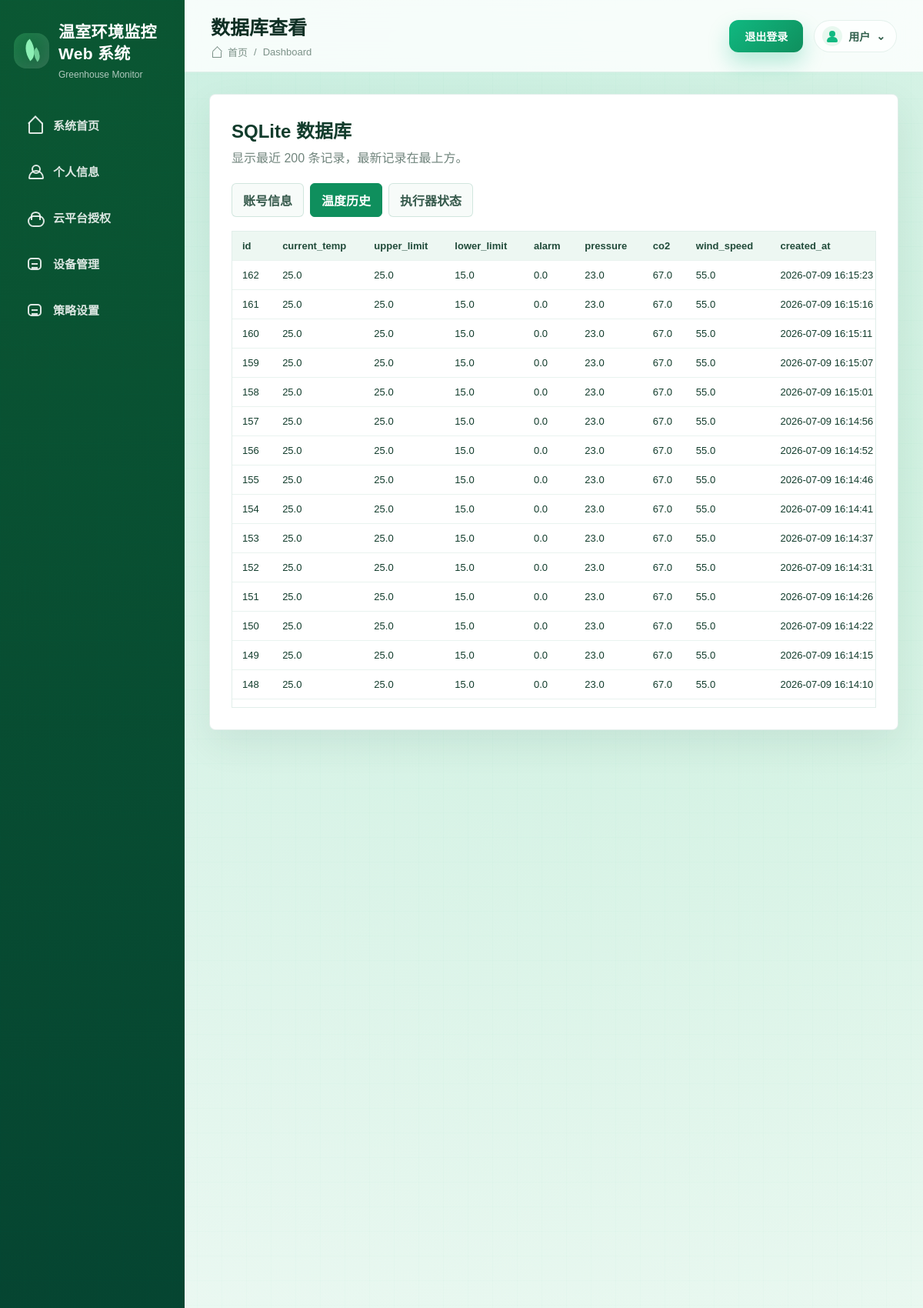
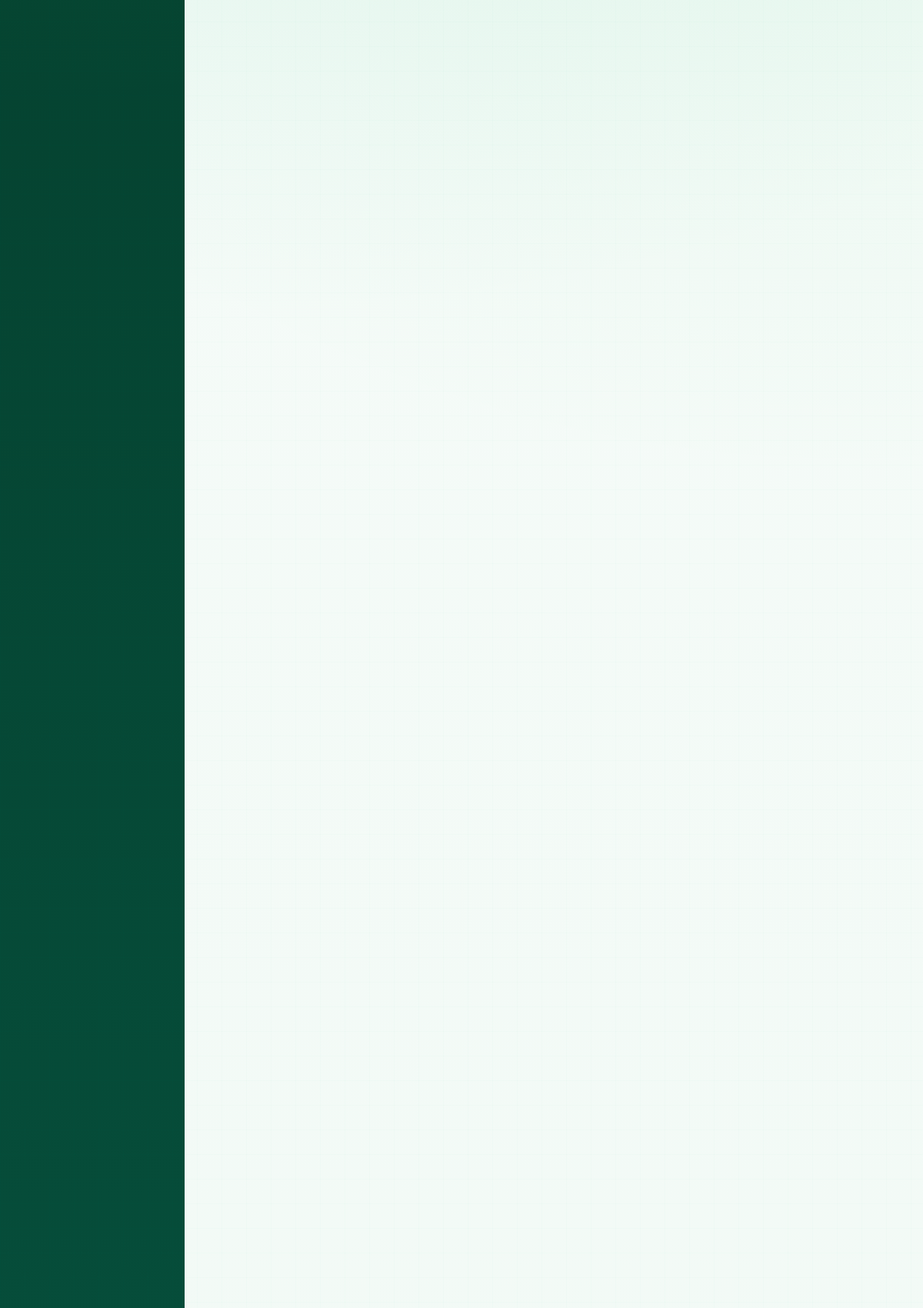
Screenshot of /database (signed in, upper part) with the database file from the repository (2 pictures, top to bottom).
### tables this page shows
CREATE TABLE temperature_records (
                id INTEGER PRIMARY KEY AUTOINCREMENT,
                current_temp REAL,
                upper_limit REAL,
                lower_limit REAL,
                alarm REAL,
                pressure REAL,
                co2 REAL,
                wind_speed REAL,
                created_at TEXT NOT NULL
            );

### app.py (the view)
@app.route("/database")
def database_view():
    if not session.get("username"):
        return redirect(url_for("login"))
    allowed_tables = {
        "users": "账号信息",
        "temperature_records": "温度历史",
        "actuator_status": "执行器状态",
    }
    table = request.args.get("table", "temperature_records")
    if table not in allowed_tables:
        table = "temperature_records"
    with get_db() as conn:
        columns = [row["name"] for row in conn.execute(f"PRAGMA table_info({table})")]
        rows = conn.execute(f"SELECT * FROM {table} ORDER BY rowid DESC LIMIT 200").fetchall()
    return render_template(
        "database.html",
        tables=allowed_tables,
        active_table=table,
        columns=columns,
        rows=[dict(row) for row in rows],
    )

### app.py (called while the page is built)
def get_db():
    conn = sqlite3.connect(DB_PATH)
    conn.row_factory = sqlite3.Row
    return conn

@app.context_processor
def inject_current_user():
    username = session.get("username")
    return {"current_user": USERS.get(username) if username else None}

### templates/database.html (shortened to what this page needs)
{% extends "base.html" %}
{% block page_title %}数据库查看{% endblock %}
{% block content %}
<section class="database-page">
    <div class="database-head">
        <div>
            <h2>SQLite 数据库</h2>
            <p>显示最近 200 条记录，最新记录在最上方。</p>
        </div>
    </div>
    <nav class="database-tabs">
        {% for table, label in tables.items() %}
        <a
            class="database-tab {{ 'active' if table == active_table else '' }}"
            href="{{ url_for('database_view', table=table) }}"
        >{{ label }}</a>
        {% endfor %}
    </nav>
    <div class="database-table-wrap">
        {% if rows %}
        <table class="database-table">
            <thead>
                <tr>
                    {% for column in columns %}
                    <th>{{ column }}</th>
                    {% endfor %}
                </tr>
            </thead>
            <tbody>
                {% for row in rows %}
                <tr>
                    {% for column in columns %}
                    <td>{{ row[column] if row[column] is not none else '--' }}</td>
                    {% endfor %}
                </tr>
                {% endfor %}
            </tbody>
        </table>
        {% else %}
        <div class="database-empty">当前数据表暂无记录。</div>
        {% endif %}
    </div>
</section>
{% endblock %}

### templates/base.html (shortened to what this page needs)
<!DOCTYPE html>
<html lang="zh-CN">
<head>
</head>
<body>
    <div class="layout">
        <aside class="sidebar">
            <div class="logo-box">
                <div class="logo-icon"></div>
                <div>
                    <div class="logo-title">温室环境监控<br>Web 系统</div>
                    <div class="logo-subtitle">Greenhouse Monitor</div>
                </div>
            </div>
            <nav class="nav-menu">
                <a class="nav-item {{ 'active' if request.endpoint == 'home' else '' }}" href="{{ url_for('home') }}">
                    <span class="nav-icon nav-home"></span>
                    <span>系统首页</span>
                </a>
                <a class="nav-item {{ 'active' if request.endpoint == 'profile' else '' }}" href="{{ url_for('profile') }}">
                    <span class="nav-icon nav-user"></span>
                    <span>个人信息</span>
                </a>
                <a class="nav-item {{ 'active' if request.endpoint == 'cloud_login' else '' }}" href="{{ url_for('cloud_login') }}">
                    <span class="nav-icon nav-cloud"></span>
                    <span>云平台授权</span>
                </a>
                <a class="nav-item {{ 'active' if request.endpoint == 'hardware' else '' }}" href="{{ url_for('hardware') }}">
                    <span class="nav-icon nav-device"></span>
                    <span>设备管理</span>
                </a>
                <a class="nav-item {{ 'active' if request.endpoint == 'strategy' else '' }}" href="{{ url_for('strategy') }}">
                    <span class="nav-icon nav-device"></span>
                    <span>策略设置</span>
                </a>
            </nav>
        </aside>
        <main class="main">
            <header class="topbar">
                <div>
                    <h1>{% block page_title %}系统首页{% endblock %}</h1>
                    <div class="breadcrumb">
                        <span class="breadcrumb-home"></span>
                        <span>首页</span>
                        <span>/</span>
                        <span>Dashboard</span>
                    </div>
                </div>
                <div class="top-actions">
                    <a class="logout-btn" href="{{ url_for('logout') }}">退出登录</a>
                    <div class="user-pill">
                        <span class="user-dot"></span>
                        <span>{{ current_user.name if current_user else '用户' }}</span>
                        <span>⌄</span>
                    </div>
                </div>
            </header>
            <section class="content">
                {% block content %}{% endblock %}
            </section>
        </main>
    </div>
</body>
</html>

### templates/database.html (style rules this page uses)
.database-page { padding: 28px; background: #ffffff; border: 1px solid rgba(15, 118, 82, 0.12); border-radius: 8px; box-shadow: 0 18px 48px rgba(0, 70, 45, 0.08); }
.database-head { display: flex; align-items: center; justify-content: space-between; gap: 18px; margin-bottom: 22px; }
.database-head h2 { margin: 0 0 6px; color: #123c2c; font-size: 24px; }
.database-head p { margin: 0; color: #71857d; }
.database-tabs { display: flex; flex-wrap: wrap; gap: 8px; margin-bottom: 18px; }
.database-tab { padding: 9px 14px; border: 1px solid rgba(15, 118, 82, 0.16); border-radius: 6px; color: #365a4c; background: #f7fbf9; text-decoration: none; font-weight: 700; }
.database-tab.active { color: #ffffff; background: #0f8f5d; border-color: #0f8f5d; }
.database-table-wrap { overflow: auto; max-height: 620px; border: 1px solid rgba(15, 118, 82, 0.12); }
.database-table { width: 100%; border-collapse: collapse; min-width: 860px; font-size: 13px; }
.database-table th, .database-table td { padding: 11px 13px; border-bottom: 1px solid rgba(15, 118, 82, 0.09); text-align: left; white-space: nowrap; }
.database-table th { position: sticky; top: 0; z-index: 1; color: #214b3a; background: #edf7f2; }

### rows the page displays
temperature_records: id "162" "25.0" "25.0" "15.0" "0.0" "23.0" "67.0" "55.0" "2026-07-09 16:15:23"
temperature_records: id "161" "25.0" "25.0" "15.0" "0.0" "23.0" "67.0" "55.0" "2026-07-09 16:15:16"
temperature_records: id "160" "25.0" "25.0" "15.0" "0.0" "23.0" "67.0" "55.0" "2026-07-09 16:15:11"
temperature_records: id "159" "25.0" "25.0" "15.0" "0.0" "23.0" "67.0" "55.0" "2026-07-09 16:15:07"
temperature_records: id "158" "25.0" "25.0" "15.0" "0.0" "23.0" "67.0" "55.0" "2026-07-09 16:15:01"
temperature_records: id "157" "25.0" "25.0" "15.0" "0.0" "23.0" "67.0" "55.0" "2026-07-09 16:14:56"
temperature_records: id "156" "25.0" "25.0" "15.0" "0.0" "23.0" "67.0" "55.0" "2026-07-09 16:14:52"
temperature_records: id "155" "25.0" "25.0" "15.0" "0.0" "23.0" "67.0" "55.0" "2026-07-09 16:14:46"
temperature_records: id "154" "25.0" "25.0" "15.0" "0.0" "23.0" "67.0" "55.0" "2026-07-09 16:14:41"
temperature_records: id "153" "25.0" "25.0" "15.0" "0.0" "23.0" "67.0" "55.0" "2026-07-09 16:14:37"
temperature_records: id "152" "25.0" "25.0" "15.0" "0.0" "23.0" "67.0" "55.0" "2026-07-09 16:14:31"
temperature_records: id "151" "25.0" "25.0" "15.0" "0.0" "23.0" "67.0" "55.0" "2026-07-09 16:14:26"
temperature_records: id "150" "25.0" "25.0" "15.0" "0.0" "23.0" "67.0" "55.0" "2026-07-09 16:14:22"
temperature_records: id "149" "25.0" "25.0" "15.0" "0.0" "23.0" "67.0" "55.0" "2026-07-09 16:14:15"
temperature_records: id "148" "25.0" "25.0" "15.0" "0.0" "23.0" "67.0" "55.0" "2026-07-09 16:14:10"

### other values shown
{{ current_user.name if current_user else '用户' }} "用户"
{{ label }} "账号信息" "温度历史" "执行器状态"
{{ column }} "id" "current_temp" "upper_limit" "lower_limit" "alarm" "pressure" "co2" "wind_speed" "created_at"
